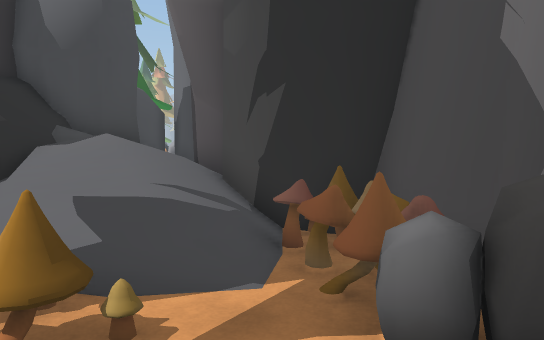
[1] (above)

24 first-person views from a walk through a scene from a Unity 3-D project. The camera is 1.5 m above the floor, tilts 4° down and sees 70° across. The floor is counted in squares, 0.9 m on a side. Each view is taken from the middle of a square. On the plan, view 1 faces up. The plan holds only what a view shows up to about 18 squares ahead; the rest is blank. The place goes on beyond the plan. The player is left out.

[2]
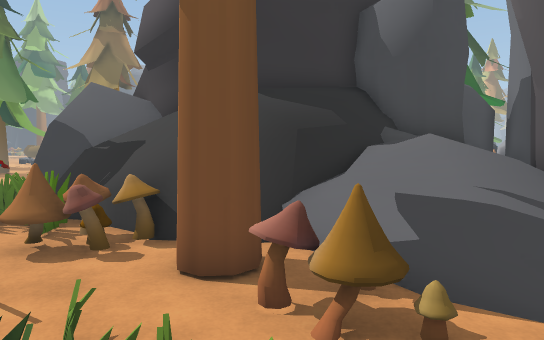

[3]
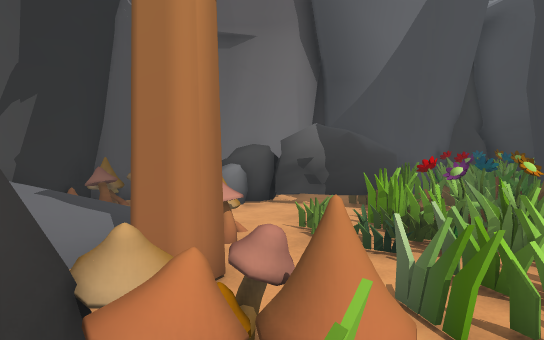

[4]
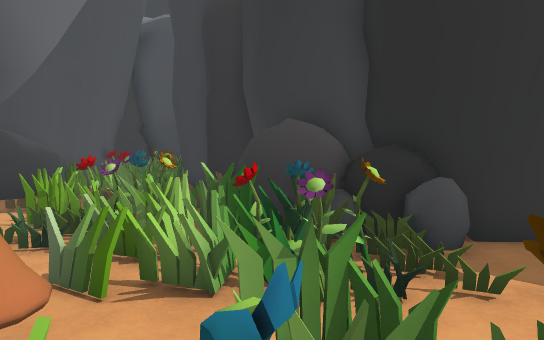

[5]
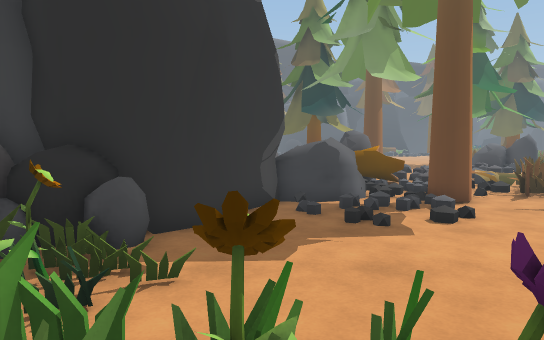

[6]
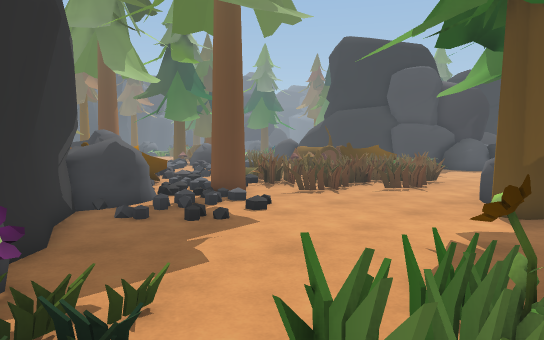

[7]
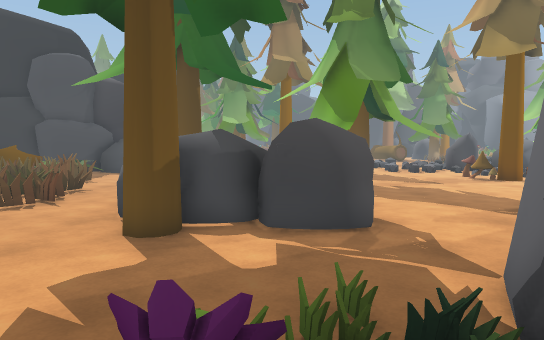

[8]
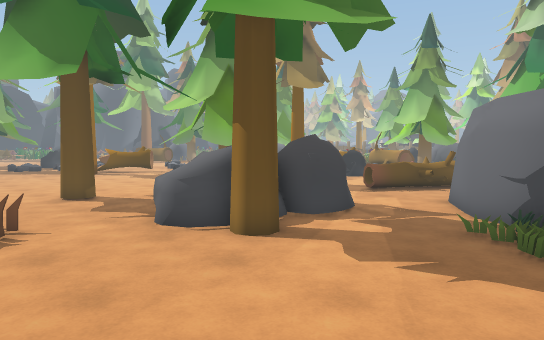

[9]
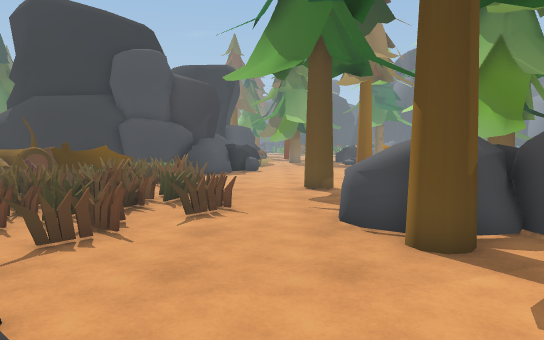

[10]
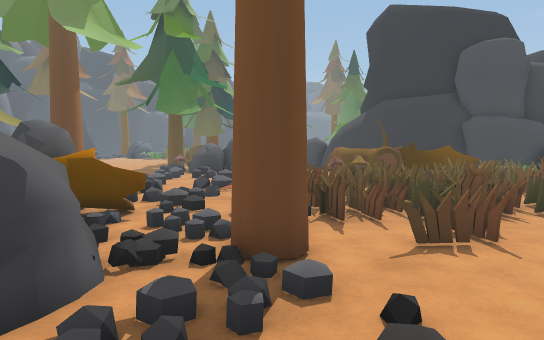

[11]
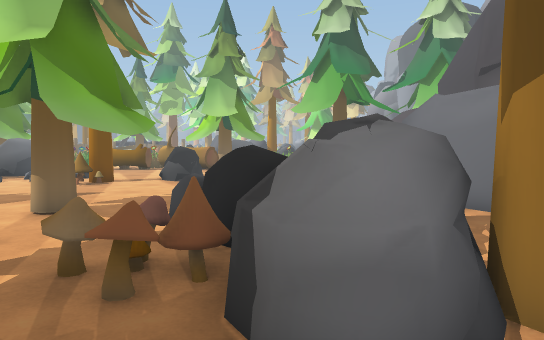

[12]
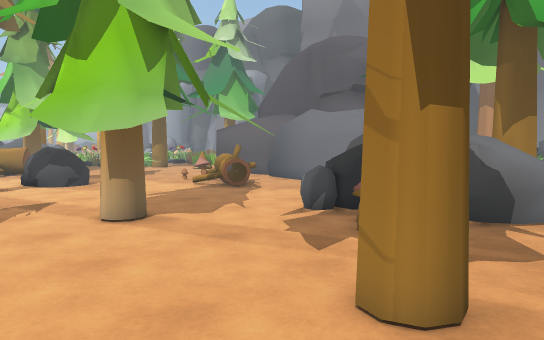

[13]
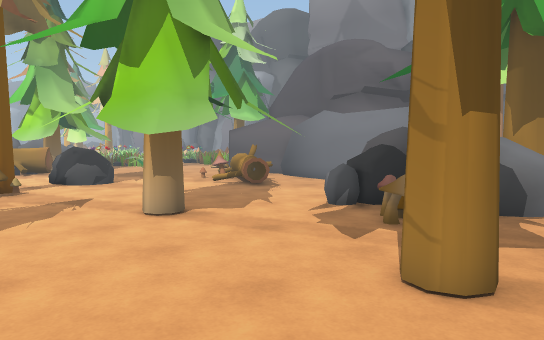

[14]
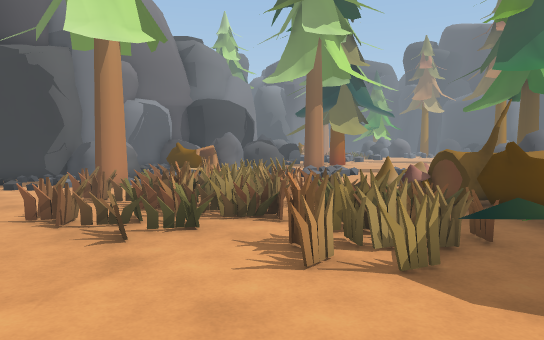

[15]
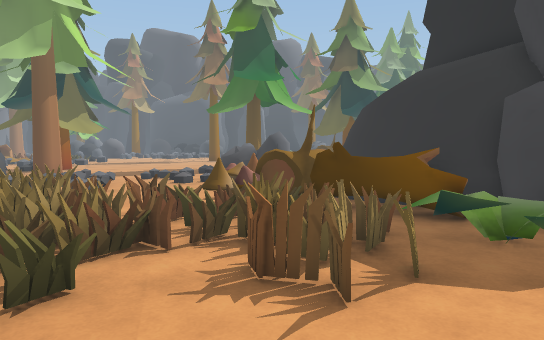

[16]
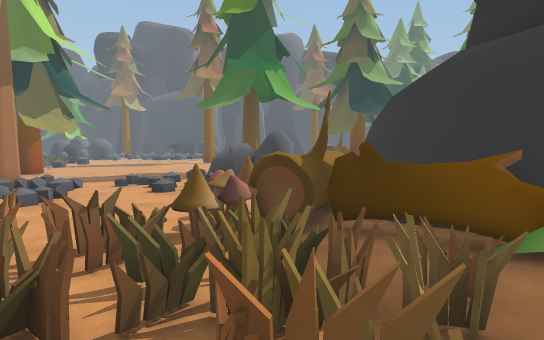

[17]
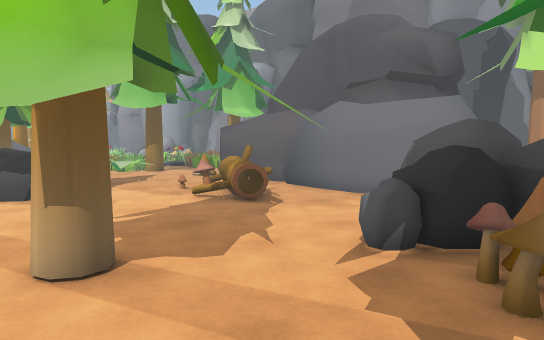

[18]
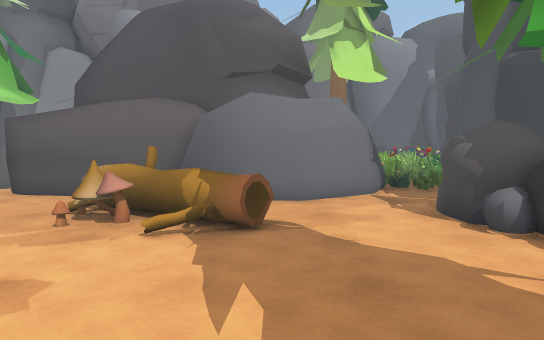

[19]
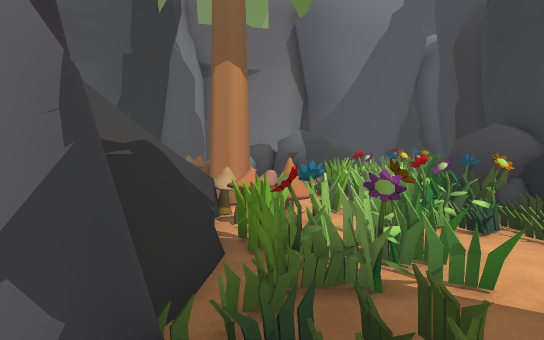

[20]
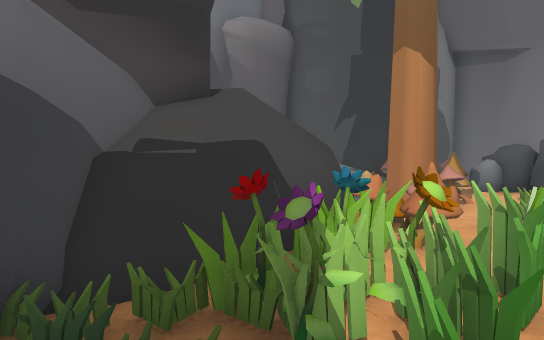

[21]
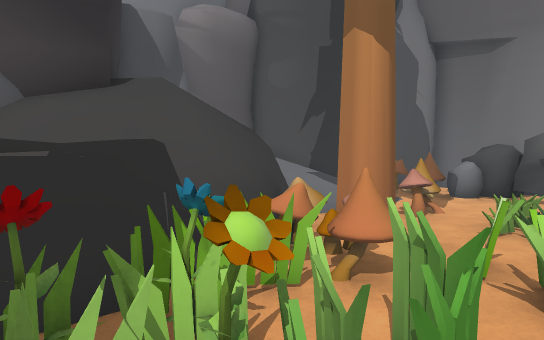

[22]
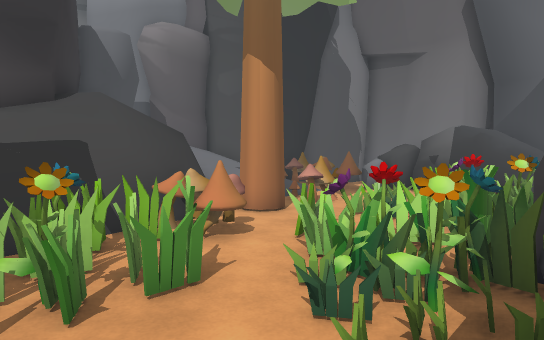

[23]
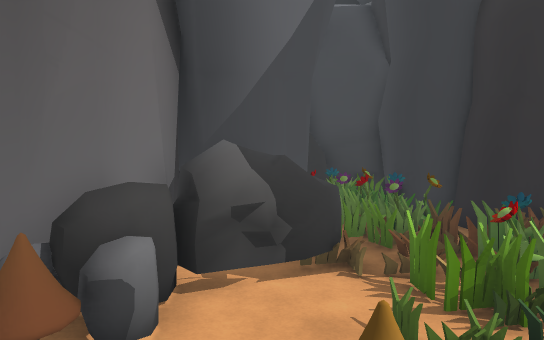

[24]
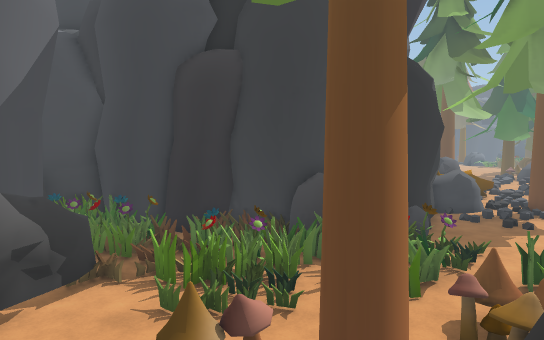

### Floor plan
Key: @ floor where view 1 was taken; # wall or solid block; x gap in a wall; . floor; / step, stairs or slope; = window, fence, low wall or low ledge; ^ raised ledge; O other object.
Columns run from 30 left of view 1 to 4 right of it. Each row starts with its distance up from view 1.
 12    O.OOO.....= #
 11   O#........===#          ####
 10 ..O........OO###       #### /#
  9 ..........#===##       #^# //#
  8  .........===.#       ##^=///###
  7   ........==..##      #^^#/////##
  6   O...........##        ^=////OO##
  5   ...#.........#   ##   #=////...##
  4  ....#.........######^#####....OOO#
  3  .........OOO....##=====##OOO..OOO#
  2  ......OOOOOOO.........OO.......O #
  1  ........OOOO#.....O...........OOO#
  0  .......OOOOO..........=###...@OOO#
 -1  .......O.OOOO.........O=#==O..OO #
 -2 .....O....OOO#.........O=#==.##.O##
 -3 .......................O#O#====#O##
 -4 ......................OOOOO====O#=
 -5  ........=............#OOO########
 -6  .....#=====....../..##
 -7  .....====##=...O.//.#
 -8 O......====###..OOO/##
 -9 OO.========##.#O  #O#
-10 OO..===.====#  O OOOO
-11 x#.========##O ..# O
-12 ^^===O=====O O.O.
-13 #^##O...===O/./x/
-14 ###^O ....  ./.=^^x
-15  ##^O ....... ..OO
-16  ##^  ......    OO
-17  #     ......
-18        .....O
-19        ..../
-20        ..../OO##
-21          ./.  O
-22    OO      ..
-23    OOOOO   ..
-24       O
-25      OOO
-26
-27
-28
-29                    O
-30                    O

Where each view was taken, in squares from view 1:
view 1: 0 up, 0 right, facing up
view 2: 0 up, 0 right, facing up-left
view 3: 2 up, 9 left, facing right
view 4: 2 up, 10 left, facing down-right
view 5: 2 up, 10 left, facing down
view 6: 1 up, 7 left, facing down-left
view 7: 1 up, 10 left, facing left
view 8: 7 down, 11 left, facing up-left
view 9: 4 down, 11 left, facing left
view 10: 5 down, 11 left, facing down-left
view 11: 5 down, 20 left, facing up
view 12: 4 down, 29 left, facing up-right
view 13: 4 down, 30 left, facing up-right
view 14: 3 down, 30 left, facing down-right
view 15: 3 down, 26 left, facing down
view 16: 6 down, 26 left, facing down
view 17: 1 down, 27 left, facing up-right
view 18: 7 up, 27 left, facing right
view 19: 2 up, 15 left, facing right
view 20: 1 down, 13 left, facing up-right
view 21: 1 down, 11 left, facing up-right
view 22: 4 down, 11 left, facing up-right
view 23: 5 up, 3 left, facing down-right
view 24: 8 up, 3 left, facing down
